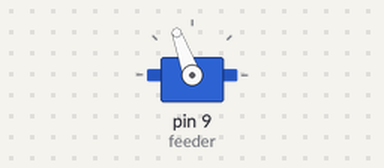
Bench run of a sketch on a simulated Arduino Uno, built with avr-gcc and run on an emulated ATmega328P. Parts: servo.

Above: at 0.1 s.
At 1.4 s:
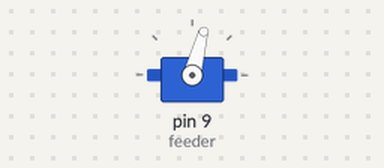
At 2.5 s:
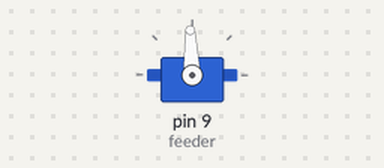
Timing chart, 0 to 4.0 s (numbered marks = the images above):
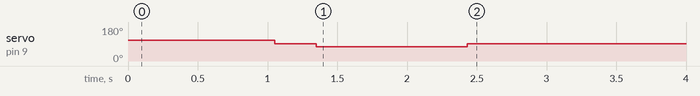

The sketch:

fish_feeder.ino
```cpp
#include <Servo.h>

Servo feeder;

unsigned long lastFeedTime = 0;
const unsigned long interval = 43200000UL; // 12 saatlik süre (milisaniye)

void setup() {
  feeder.attach(9); // Servo motor Pin 9'a bağlı
  feeder.write(92); // Motor durma noktası kalibrasyonu

  // Başlangıç beslemesi
  feedFish();
  lastFeedTime = millis();
}

void loop() {
  unsigned long now = millis();

  // Zaman kontrolü
  if (now - lastFeedTime >= interval) {
    lastFeedTime = now;
    feedFish();
  }
}

void feedFish() {
  // İleri yön hareketi
  feeder.write(110);
  delay(1050);

  // Bekleme aşaması
  feeder.write(92);
  delay(300);

  // Geri yön hareketi
  feeder.write(75);
  delay(1080);

  // Sistemi sabitleme
  feeder.write(92);
}
```

Measured:
- by itself, servo on pin 9 (feeder): 110° → 92° at 1.1 s, → 75° 0.30 s later, → 92° 1.1 s later
